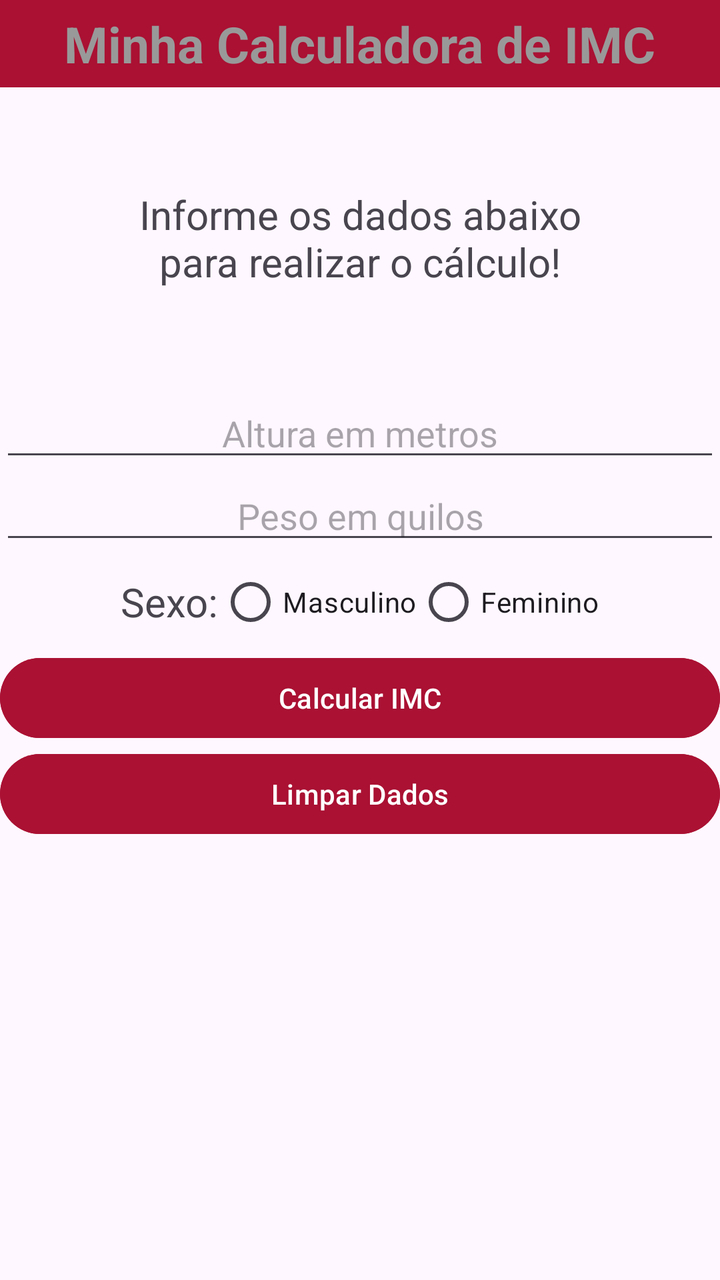
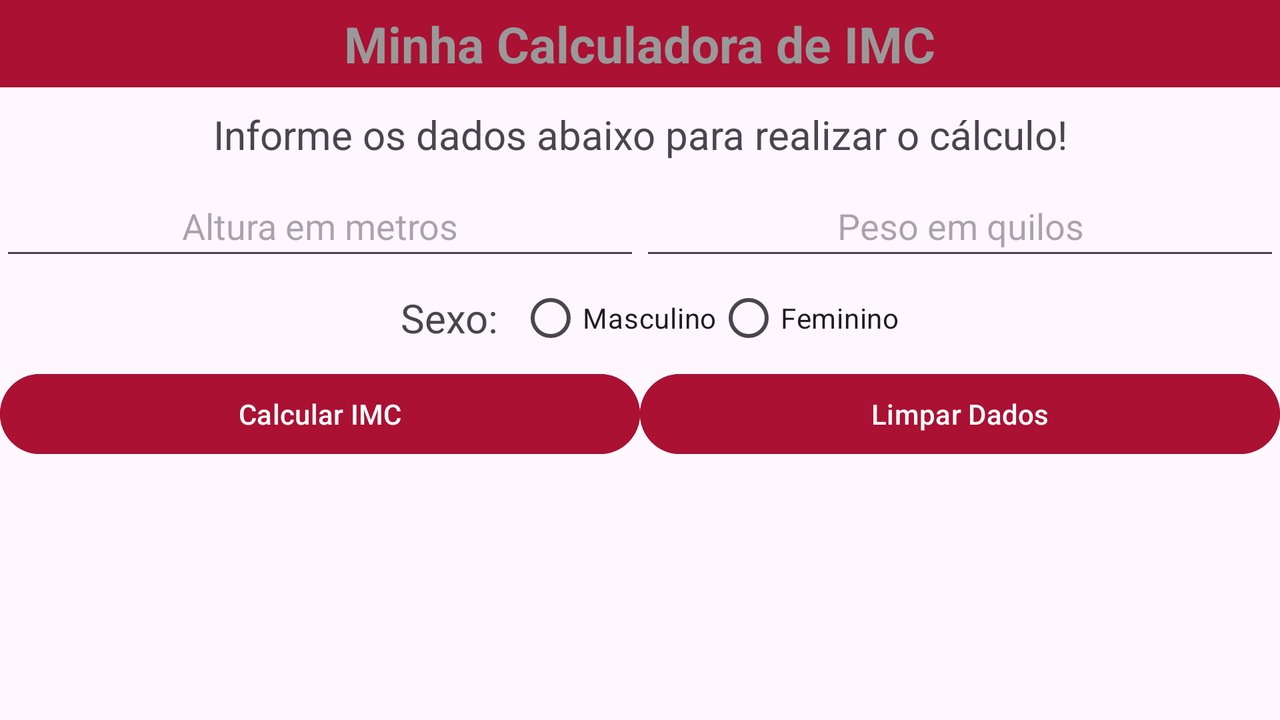

Compare how this app lays out the same screen by default and in its alternative resource folder. The renders come first, then the two layout files and the values they reference.
<!-- AndroidManifest.xml: application theme Theme.Prova1 -->
<!-- res/layout/activity_main.xml -->
<?xml version="1.0" encoding="utf-8"?>
<LinearLayout xmlns:android="http://schemas.android.com/apk/res/android"
    xmlns:app="http://schemas.android.com/apk/res-auto"
    xmlns:tools="http://schemas.android.com/tools"
    android:id="@+id/main"
    android:layout_width="match_parent"
    android:layout_height="match_parent"
    android:orientation="vertical"
    tools:context=".MainActivity">

    <RelativeLayout
        android:id="@+id/header"
        android:layout_width="match_parent"
        android:layout_height="wrap_content"
        android:layout_alignParentTop="true"
        android:background="#A13"
        android:gravity="center" >

        <TextView
            android:layout_width="wrap_content"
            android:layout_height="wrap_content"
            android:layout_margin="5dp"
            android:text="@string/app_name"
            android:textColor="#999"
            android:textSize="25sp"
            android:textStyle="bold" />
    </RelativeLayout>

    <TextView
        android:layout_width="match_parent"
        android:layout_height="wrap_content"
        android:text="@string/descricao"
        android:textSize="20sp"
        android:textAlignment="center"
        android:padding="50sp" />

    <EditText
        android:layout_width="match_parent"
        android:layout_height="wrap_content"
        android:inputType="number"
        android:id="@+id/edAltura"
        android:hint="@string/hintAltura"
        android:textAlignment="center"/>

    <EditText
        android:layout_width="match_parent"
        android:layout_height="wrap_content"
        android:inputType="number"
        android:id="@+id/edPeso"
        android:hint="@string/hintPeso"
        android:textAlignment="center"/>

    <RadioGroup
        android:layout_width="match_parent"
        android:layout_height="wrap_content"
        android:orientation="horizontal"
        android:gravity="center"
        android:id="@+id/radioGroupSexo">

        <TextView
            android:layout_width="wrap_content"
            android:layout_height="wrap_content"
            android:text="@string/radioGroupDescricao"
            android:textSize="20sp" />

        <RadioButton
            android:id="@+id/radio_masculino"
            android:layout_width="wrap_content"
            android:layout_height="wrap_content"
            android:text="@string/sexo_masculino"/>

        <RadioButton
            android:id="@+id/radio_feminino"
            android:layout_width="wrap_content"
            android:layout_height="wrap_content"
            android:text="@string/sexo_feminino" />
    </RadioGroup>

    <Button
        android:layout_width="match_parent"
        android:layout_height="wrap_content"
        android:backgroundTint="#A13"
        android:onClick="calcular"
        android:text="@string/button_calcular" />

    <Button android:layout_width="match_parent"
        android:layout_height="wrap_content"
        android:backgroundTint="#A13"
        android:text="@string/button_limpar"
        android:onClick="limpar"/>

</LinearLayout>
<!-- resources referenced by this layout -->
<resources>
  <string name="app_name">Minha Calculadora de IMC</string>
  <string name="button_calcular">Calcular IMC</string>
  <string name="button_limpar">Limpar Dados</string>
  <string name="descricao">Informe os dados abaixo para realizar o cálculo!</string>
  <string name="hintAltura">Altura em metros</string>
  <string name="hintPeso">Peso em quilos</string>
  <string name="radioGroupDescricao">Sexo: </string>
  <string name="sexo_feminino">Feminino</string>
  <string name="sexo_masculino">Masculino</string>
  <style name="Theme.Prova1" parent="Base.Theme.Prova1" />
  <style name="Base.Theme.Prova1" parent="Theme.Material3.DayNight.NoActionBar">
          
          
      </style>
</resources>
<!-- res/layout-land/activity_main.xml (the repository's variant of the layout above) -->
<!-- drawn on the phone turned sideways -->
<?xml version="1.0" encoding="utf-8"?>
<LinearLayout xmlns:android="http://schemas.android.com/apk/res/android"
    xmlns:app="http://schemas.android.com/apk/res-auto"
    xmlns:tools="http://schemas.android.com/tools"
    android:id="@+id/main"
    android:layout_width="match_parent"
    android:layout_height="match_parent"
    android:orientation="vertical"
    tools:context=".MainActivity">

    <RelativeLayout
        android:id="@+id/header"
        android:layout_width="match_parent"
        android:layout_height="wrap_content"
        android:background="#A13"
        android:gravity="center">

        <TextView
            android:layout_width="wrap_content"
            android:layout_height="wrap_content"
            android:layout_margin="5dp"
            android:text="Minha Calculadora de IMC"
            android:textColor="#999"
            android:textSize="25sp"
            android:textStyle="bold" />
    </RelativeLayout>

    <TextView
        android:layout_width="match_parent"
        android:layout_height="wrap_content"
        android:text="Informe os dados abaixo para realizar o cálculo!"
        android:textSize="20sp"
        android:textAlignment="center"
        android:padding="10dp" />

    <LinearLayout
        android:layout_width="match_parent"
        android:layout_height="wrap_content"
        android:orientation="horizontal">

        <EditText
            android:layout_width="0sp"
            android:layout_weight="1"
            android:layout_height="wrap_content"
            android:inputType="numberDecimal"
            android:id="@+id/edAltura"
            android:hint="Altura em metros"
            android:textAlignment="center"
            android:padding="10dp" />

        <EditText
            android:layout_width="0sp"
            android:layout_weight="1"
            android:layout_height="wrap_content"
            android:inputType="numberDecimal"
            android:id="@+id/edPeso"
            android:hint="Peso em quilos"
            android:textAlignment="center"
            android:padding="10dp" />
    </LinearLayout>

    <LinearLayout
        android:layout_width="match_parent"
        android:layout_height="wrap_content"
        android:orientation="horizontal"
        android:gravity="center">

        <TextView
            android:layout_width="wrap_content"
            android:layout_height="wrap_content"
            android:text="Sexo:"
            android:textSize="20sp"
            android:padding="10dp" />

        <RadioGroup
            android:layout_width="wrap_content"
            android:layout_height="wrap_content"
            android:orientation="horizontal"
            android:gravity="center"
            android:id="@+id/radioGroupSexo">

            <RadioButton
                android:id="@+id/radio_masculino"
                android:layout_width="wrap_content"
                android:layout_height="wrap_content"
                android:text="Masculino" />

            <RadioButton
                android:id="@+id/radio_feminino"
                android:layout_width="wrap_content"
                android:layout_height="wrap_content"
                android:text="Feminino" />
        </RadioGroup>
    </LinearLayout>

    <LinearLayout
        android:layout_width="match_parent"
        android:layout_height="wrap_content"
        android:orientation="horizontal">

        <Button
            android:layout_width="0sp"
            android:layout_weight="1"
            android:layout_height="wrap_content"
            android:text="Calcular IMC"
            android:backgroundTint="#A13"
            android:onClick="calcular" />

        <Button
            android:layout_width="0sp"
            android:layout_weight="1"
            android:layout_height="wrap_content"
            android:backgroundTint="#A13"
            android:text="Limpar Dados"
            android:onClick="limpar" />
    </LinearLayout>


</LinearLayout>
<!-- resources referenced by the variant -->
<!-- as the phone turned sideways resolves them -->
<resources>
  <style name="Theme.Prova1" parent="Base.Theme.Prova1" />
  <style name="Base.Theme.Prova1" parent="Theme.Material3.DayNight.NoActionBar">
          
          
      </style>
</resources>
